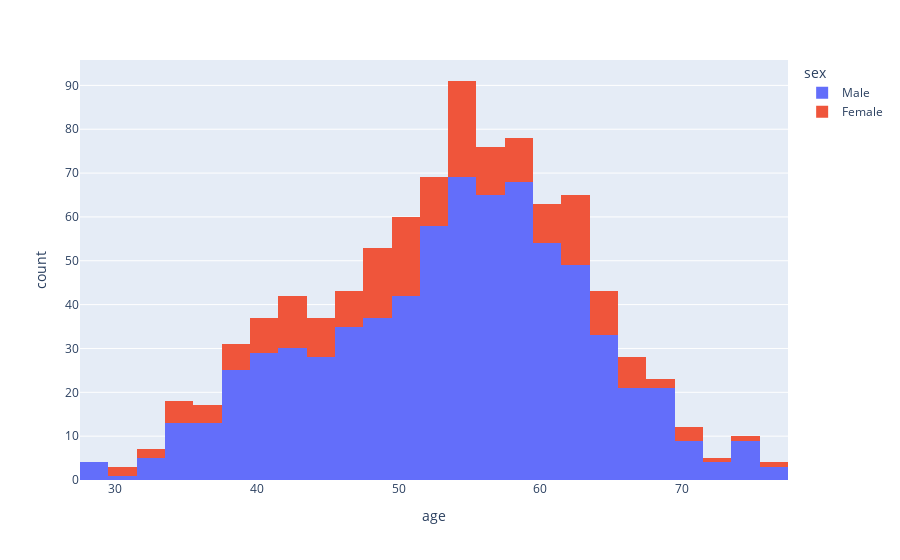

Write notebook code for a chart like this one.
### Code cell
fig = px.histogram(data_frame=df, x='age',color='sex')
fig.show()

### Figure 1 — Plotly figure (JSON) as saved in the notebook; plotly's stock layout.template omitted (floating-point values rounded to 4 significant figures; data arrays with more than 128 entries replaced by an {"elided": "..."} marker saying what was removed)
{"data": [{"bingroup": "x", "hovertemplate": "sex=Male<br>age=%{x}<br>count=%{y}<extra></extra>", "legendgroup": "Male", "marker": {"color": "#636efa", "pattern": {"shape": ""}}, "name": "Male", "orientation": "v", "showlegend": true, "type": "histogram", "x": {"elided": "725 int values"}, "xaxis": "x", "yaxis": "y"}, {"bingroup": "x", "hovertemplate": "sex=Female<br>age=%{x}<br>count=%{y}<extra></extra>", "legendgroup": "Female", "marker": {"color": "#EF553B", "pattern": {"shape": ""}}, "name": "Female", "orientation": "v", "showlegend": true, "type": "histogram", "x": {"elided": "194 int values"}, "xaxis": "x", "yaxis": "y"}], "layout": {"barmode": "relative", "legend": {"title": {"text": "sex"}, "tracegroupgap": 0}, "margin": {"t": 60}, "xaxis": {"anchor": "y", "domain": [0, 1], "title": {"text": "age"}}, "yaxis": {"anchor": "x", "domain": [0, 1], "title": {"text": "count"}}}}
